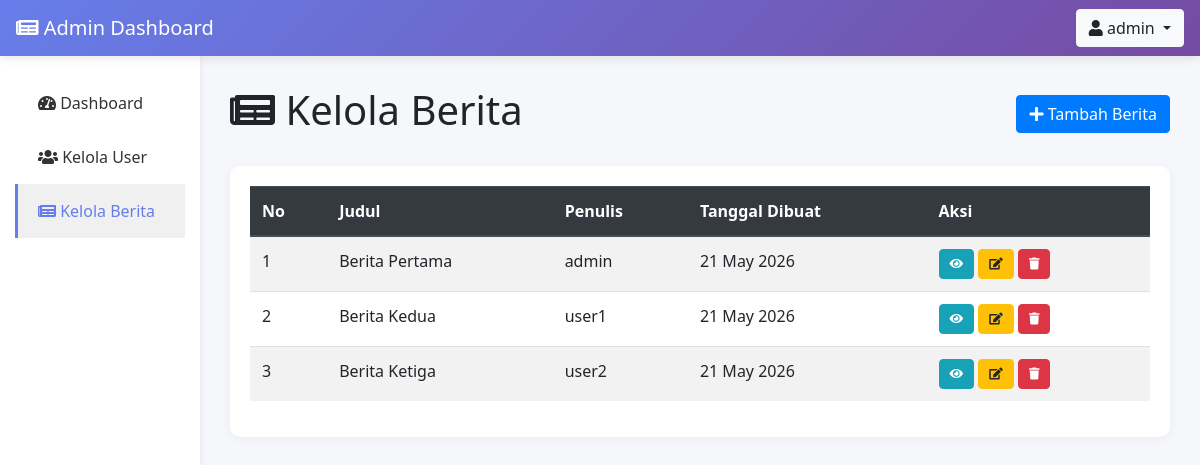
The app's page /admin/berita_list.php (signed in) with its own data.
### tables this page shows
CREATE TABLE berita (
    id INT PRIMARY KEY AUTO_INCREMENT,
    judul VARCHAR(255) NOT NULL,
    isi TEXT NOT NULL,
    foto VARCHAR(255),
    user_id INT NOT NULL,
    created_at TIMESTAMP DEFAULT CURRENT_TIMESTAMP,
    updated_at TIMESTAMP DEFAULT CURRENT_TIMESTAMP ON UPDATE CURRENT_TIMESTAMP,
    FOREIGN KEY (user_id) REFERENCES users(id) ON DELETE CASCADE
);

CREATE TABLE users (
    id INT PRIMARY KEY AUTO_INCREMENT,
    username VARCHAR(50) UNIQUE NOT NULL,
    password VARCHAR(255) NOT NULL,
    email VARCHAR(100) NOT NULL,
    level ENUM('admin', 'user') DEFAULT 'user',
    created_at TIMESTAMP DEFAULT CURRENT_TIMESTAMP
);

### admin/berita_list.php (the view, shortened to what this page needs)
<?php
include '../koneksi.php';
$query = "SELECT b.*, u.username FROM berita b JOIN users u ON b.user_id = u.id ORDER BY b.created_at DESC";
$result = mysqli_query($koneksi, $query);
?>
<!DOCTYPE html>
<html lang="id">
<head>
    <link rel="stylesheet" href="https://stackpath.bootstrapcdn.com/bootstrap/4.5.2/css/bootstrap.min.css">
    <link rel="stylesheet" href="https://cdnjs.cloudflare.com/ajax/libs/font-awesome/5.15.4/css/all.min.css">
</head>
<body>
    <nav class="navbar navbar-dark sticky-top">
        <a class="navbar-brand" href="#">
            <i class="fas fa-newspaper"></i> Admin Dashboard
        </a>
        <div class="dropdown">
            <button class="btn btn-light dropdown-toggle" type="button" id="dropdownMenuButton" data-toggle="dropdown">
                <i class="fas fa-user"></i> <?php echo $_SESSION['username']; ?>
            </button>
        </div>
    </nav>
    <div class="container-fluid">
        <div class="row">
            <nav class="col-md-2 sidebar">
                <div class="nav flex-column">
                    <a class="nav-link" href="index.php">
                        <i class="fas fa-tachometer-alt"></i> Dashboard
                    </a>
                    <a class="nav-link" href="user_list.php">
                        <i class="fas fa-users"></i> Kelola User
                    </a>
                    <a class="nav-link active" href="berita_list.php">
                        <i class="fas fa-newspaper"></i> Kelola Berita
                    </a>
                </div>
            </nav>
            <main class="col-md-10 main-content">
                <div class="d-flex justify-content-between align-items-center mb-4">
                    <h1><i class="fas fa-newspaper"></i> Kelola Berita</h1>
                    <a href="berita_tambah.php" class="btn btn-primary">
                        <i class="fas fa-plus"></i> Tambah Berita
                    </a>
                </div>
                <div class="table-container">
                    <table class="table table-striped table-hover">
                        <thead class="thead-dark">
                            <tr>
                                <th>No</th>
                                <th>Judul</th>
                                <th>Penulis</th>
                                <th>Tanggal Dibuat</th>
                                <th>Aksi</th>
                            </tr>
                        </thead>
                        <tbody>
                            <?php
                            $no = 1;
                            while ($row = mysqli_fetch_assoc($result)) {
                                ?>
                                <tr>
                                    <td><?php echo $no++; ?></td>
                                    <td class="text-truncate-custom" title="<?php echo $row['judul']; ?>">
                                        <?php echo $row['judul']; ?>
                                    </td>
                                    <td><?php echo $row['username']; ?></td>
                                    <td><?php echo date('d M Y', strtotime($row['created_at'])); ?></td>
                                    <td>
                                        <a href="berita_detail.php?id=<?php echo $row['id']; ?>" class="btn btn-info btn-action">
                                            <i class="fas fa-eye"></i>
                                        </a>
                                        <a href="berita_edit.php?id=<?php echo $row['id']; ?>" class="btn btn-warning btn-action">
                                            <i class="fas fa-edit"></i>
                                        </a>
                                        <a href="berita_hapus.php?id=<?php echo $row['id']; ?>" class="btn btn-danger btn-action" onclick="return confirm('Yakin ingin hapus?')">
                                            <i class="fas fa-trash"></i>
                                        </a>
                                    </td>
                                </tr>
                            <?php } ?>
                        </tbody>
                    </table>
                </div>
            </main>
        </div>
    </div>
</body>
</html>

### admin/berita_list.php (style rules this page uses)
body { background-color: #f5f7fa; font-family: 'Segoe UI', Tahoma, Geneva, Verdana, sans-serif; }
.navbar { background: linear-gradient(135deg, #667eea 0%, #764ba2 100%); box-shadow: 0 2px 10px rgba(0,0,0,0.1); }
.sidebar { background: white; min-height: 100vh; box-shadow: 2px 0 5px rgba(0,0,0,0.05); padding-top: 20px; }
.sidebar .nav-link { color: #333; padding: 15px 20px; border-left: 3px solid transparent; transition: all 0.3s; }
.sidebar .nav-link:hover, .sidebar .nav-link.active { background-color: #f0f0f0; border-left-color: #667eea; color: #667eea; }
.main-content { padding: 30px; }
.table-container { background: white; padding: 20px; border-radius: 10px; box-shadow: 0 2px 10px rgba(0,0,0,0.05); }
.btn-action { padding: 5px 10px; font-size: 12px; }
.text-truncate-custom { max-width: 300px; overflow: hidden; text-overflow: ellipsis; white-space: nowrap; }

### records on screen
berita: judul "Berita Pertama", user.username "admin", created_at "21 May 2026"
berita: judul "Berita Kedua", user.username "user1", created_at "21 May 2026"
berita: judul "Berita Ketiga", user.username "user2", created_at "21 May 2026"

### other values on screen
$_SESSION['username'] "admin"
